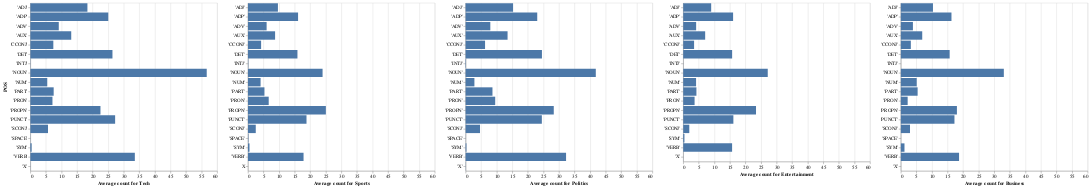

Notebook code cell kept with this figure:
### Markdown cell above
# **Compare each category of summary to seeif there are any major differences**

### Code cell
df = pd.DataFrame.from_dict(counts_df['Summaries/-tech-POS averages'][0].items())
df2 = pd.DataFrame.from_dict(counts_df['Summaries/-sport-POS averages'][0].items())
df2.loc[len(df.index)] = ['X', 0.0]
df3 = pd.DataFrame.from_dict(counts_df['Summaries/-politics-POS averages'][0].items())
df4 = pd.DataFrame.from_dict(counts_df['Summaries/-entertainment-POS averages'][0].items())
df5 = pd.DataFrame.from_dict(counts_df['Summaries/-business-POS averages'][0].items())


def get_highest(lst):
  best = 0
  for d in lst:
    curr = int(math.ceil(d[1].max() / 10.0) * 10)
    if curr>best:
      best = curr
  return best

def compare_5(df, df2, df3, df4, df5):
  #get the upper limit and round up to the nearest 10
  upper_limit = get_highest([df, df2, df3, df4, df5])


  chart1 = alt.Chart(df).mark_bar().encode(
      x=alt.X('1:Q', title='Average count for Tech', scale=alt.Scale(domain=[0, upper_limit])),
      y=alt.Y("0:O", title = 'POS', sort='y')
  )

  chart2 = alt.Chart(df2).mark_bar().encode(
      x=alt.X('1:Q', title='Average count for Sports', scale=alt.Scale(domain=[0, upper_limit])),
      y=alt.Y("0:O", title='', sort='y')
  )

  chart3 = alt.Chart(df3).mark_bar().encode(
      x=alt.X('1:Q', title='Average count for Politics', scale=alt.Scale(domain=[0, upper_limit])),
       y=alt.Y("0:O", title='', sort='y')
  )

  chart4 = alt.Chart(df4).mark_bar().encode(
      x=alt.X('1:Q', title='Average count for Entertainment', scale=alt.Scale(domain=[0, upper_limit])),
      y=alt.Y("0:O", title='', sort='y')
  )

  chart5 = alt.Chart(df5).mark_bar().encode(
      x=alt.X('1:Q', title='Average count for Business', scale=alt.Scale(domain=[0, upper_limit])),
      y=alt.Y("0:O", title='', sort='y')
  )

  return chart1 | chart2 | chart3 | chart4 | chart5

compare_5(df, df2, df3, df4, df5)

### Figure 1 — Vega-Lite specification as saved in the notebook (floating-point values rounded to 4 significant figures)
{"config": {"view": {"continuousWidth": 400, "continuousHeight": 300}}, "hconcat": [{"data": {"name": "data-a10548651f3e7ac33533b3b3dbdc708d"}, "mark": "bar", "encoding": {"x": {"field": "1", "scale": {"domain": [0, 60]}, "title": "Average count for Tech", "type": "quantitative"}, "y": {"field": "0", "sort": "y", "title": "POS", "type": "ordinal"}}}, {"data": {"name": "data-9f2dcd584df0d76de1734d7e6415c967"}, "mark": "bar", "encoding": {"x": {"field": "1", "scale": {"domain": [0, 60]}, "title": "Average count for Sports", "type": "quantitative"}, "y": {"field": "0", "sort": "y", "title": "", "type": "ordinal"}}}, {"data": {"name": "data-e98278d99adf50fbfa4e659cccb72507"}, "mark": "bar", "encoding": {"x": {"field": "1", "scale": {"domain": [0, 60]}, "title": "Average count for Politics", "type": "quantitative"}, "y": {"field": "0", "sort": "y", "title": "", "type": "ordinal"}}}, {"data": {"name": "data-419a9c69f28bc88c85e4eebdbd306af7"}, "mark": "bar", "encoding": {"x": {"field": "1", "scale": {"domain": [0, 60]}, "title": "Average count for Entertainment", "type": "quantitative"}, "y": {"field": "0", "sort": "y", "title": "", "type": "ordinal"}}}, {"data": {"name": "data-56306cf03034244ea6d5ef228369b74b"}, "mark": "bar", "encoding": {"x": {"field": "1", "scale": {"domain": [0, 60]}, "title": "Average count for Business", "type": "quantitative"}, "y": {"field": "0", "sort": "y", "title": "", "type": "ordinal"}}}], "$schema": "https://vega.github.io/schema/vega-lite/v4.17.0.json", "datasets": {"data-a10548651f3e7ac33533b3b3dbdc708d": [{"0": " 'PROPN'", "1": 22.52}, {"0": " 'VERB'", "1": 33.56}, {"0": " 'DET'", "1": 26.37}, {"0": " 'NOUN'", "1": 56.65}, {"0": " 'AUX'", "1": 13.13}, {"0": " 'ADV'", "1": 9.13}, {"0": " 'ADJ'", "1": 18.33}, {"0": " 'SCONJ'", "1": 5.66}, {"0": " 'PUNCT'", "1": 27.23}, {"0": " 'NUM'", "1": 5.43}, {"0": " 'ADP'", "1": 25.03}, {"0": " 'PART'", "1": 7.49}, {"0": " 'CCONJ'", "1": 7.38}, {"0": " 'PRON'", "1": 7.1}, {"0": " 'SYM'", "1": 0.42}, {"0": " 'SPACE'", "1": 0.04}, {"0": " 'X'", "1": 0.03}, {"0": " 'INTJ'", "1": 0.06}], "data-9f2dcd584df0d76de1734d7e6415c967": [{"0": " 'PUNCT'", "1": 18.8}, {"0": " 'DET'", "1": 15.89}, {"0": " 'NOUN'", "1": 23.96}, {"0": " 'VERB'", "1": 17.85}, {"0": " 'ADV'", "1": 5.99}, {"0": " 'ADP'", "1": 16.09}, {"0": " 'PROPN'", "1": 25.02}, {"0": " 'CCONJ'", "1": 4.22}, {"0": " 'PRON'", "1": 6.66}, {"0": " 'ADJ'", "1": 9.62}, {"0": " 'AUX'", "1": 8.71}, {"0": " 'PART'", "1": 5.29}, {"0": " 'SCONJ'", "1": 2.5}, {"0": " 'NUM'", "1": 4.05}, {"0": " 'SYM'", "1": 0.49}, {"0": " 'INTJ'", "1": 0.08}, {"0": " 'SPACE'", "1": 0.13}, {"0": "X", "1": 0.0}], "data-e98278d99adf50fbfa4e659cccb72507": [{"0": " 'PROPN'", "1": 28.32}, {"0": " 'VERB'", "1": 32.27}, {"0": " 'PRON'", "1": 9.51}, {"0": " 'AUX'", "1": 13.48}, {"0": " 'ADJ'", "1": 15.25}, {"0": " 'SCONJ'", "1": 4.63}, {"0": " 'DET'", "1": 24.52}, {"0": " 'NOUN'", "1": 41.82}, {"0": " 'ADP'", "1": 23.01}, {"0": " 'CCONJ'", "1": 6.25}, {"0": " 'PUNCT'", "1": 24.49}, {"0": " 'PART'", "1": 8.63}, {"0": " 'ADV'", "1": 7.94}, {"0": " 'NUM'", "1": 2.83}, {"0": " 'INTJ'", "1": 0.13}, {"0": " 'SYM'", "1": 0.27}, {"0": " 'X'", "1": 0.05}, {"0": " 'SPACE'", "1": 0.03}], "data-419a9c69f28bc88c85e4eebdbd306af7": [{"0": " 'DET'", "1": 15.71}, {"0": " 'NOUN'", "1": 27.15}, {"0": " 'VERB'", "1": 15.7}, {"0": " 'ADP'", "1": 16.02}, {"0": " 'PUNCT'", "1": 16.11}, {"0": " 'PROPN'", "1": 23.38}, {"0": " 'AUX'", "1": 7.05}, {"0": " 'ADJ'", "1": 8.98}, {"0": " 'ADV'", "1": 4.15}, {"0": " 'PART'", "1": 4.24}, {"0": " 'CCONJ'", "1": 3.49}, {"0": " 'PRON'", "1": 3.65}, {"0": " 'NUM'", "1": 4.13}, {"0": " 'SCONJ'", "1": 1.95}, {"0": " 'SYM'", "1": 0.39}, {"0": " 'X'", "1": 0.02}, {"0": " 'INTJ'", "1": 0.02}], "data-56306cf03034244ea6d5ef228369b74b": [{"0": " 'ADJ'", "1": 10.32}, {"0": " 'NOUN'", "1": 33.08}, {"0": " 'PROPN'", "1": 18.01}, {"0": " 'VERB'", "1": 18.7}, {"0": " 'SCONJ'", "1": 2.94}, {"0": " 'AUX'", "1": 6.87}, {"0": " 'PUNCT'", "1": 17.22}, {"0": " 'ADP'", "1": 16.26}, {"0": " 'ADV'", "1": 3.88}, {"0": " 'PRON'", "1": 2.19}, {"0": " 'DET'", "1": 15.68}, {"0": " 'PART'", "1": 5.39}, {"0": " 'CCONJ'", "1": 3.21}, {"0": " 'NUM'", "1": 5.1}, {"0": " 'SYM'", "1": 1.17}, {"0": " 'X'", "1": 0.01}, {"0": " 'INTJ'", "1": 0.01}, {"0": " 'SPACE'", "1": 0.01}]}}
